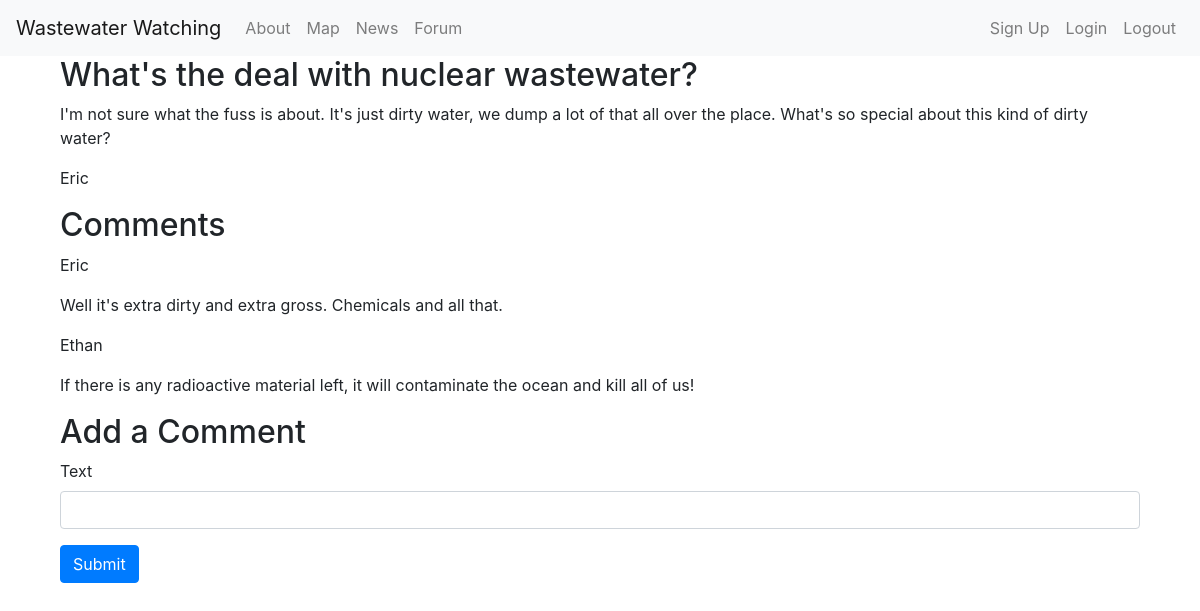
The app's page /forum/topic/1 (signed in) with its own data.
### app.py (models this page shows)
class Topic(db.Model):
    id: Mapped[int] = mapped_column(primary_key=True)
    title: Mapped[str] = mapped_column(unique=True)
    user: Mapped[str]
    description: Mapped[str]

class Comment(db.Model):
    id: Mapped[int] = mapped_column(primary_key=True)
    user: Mapped[str]
    text: Mapped[str]
    topicId: Mapped[str]

### app.py (the view, shortened to what this page needs)
@app.route('/forum/topic/<int:id>', methods=["GET", "POST"])
@login_required
def topic(id):
    topic = db.get_or_404(Topic, id)
    comments = Comment.query.filter_by(topicId=id).all()
    return render_template('forum/topic.html', topic=topic, comments=comments, name=current_user.name)

### app.py (called while the page is built)
@login_manager.user_loader
def load_user(user_id):
    return User.query.get(int(user_id))

### templates/forum/topic.html
{% extends 'base.html' %}
{% block content %}
    <div class="container">
        <h2>{{topic['title']}}</h2>
        <p>{{topic['description']}}</p>
        <p>{{topic['user']}}</p>
        <h2>Comments</h2>
        {% for comment in comments %}
        <p>{{comment['user']}}</p>
        <p>{{comment['text']}}</p>
        {% endfor %}
        <h2>Add a Comment</h2>
        <form action="/forum/topic/{{topic.id}}" method="post">
            <div class="mb-3">
                <label for="text" class="form-label">Text</label>
                <input type="text" name="text" class="form-control" id="text" aria-describedby="textContent">
            </div>
            <button type="submit" class="btn btn-primary">Submit</button>
        </form>
    </div>
{% endblock %}

### templates/base.html (shortened to what this page needs)
<!doctype html>
<html lang="en">
  <head>
    <link rel="stylesheet" href="https://stackpath.bootstrapcdn.com/bootstrap/4.3.1/css/bootstrap.min.css">
  </head>
  <body>
    <nav class="navbar navbar-default navbar-expand-md navbar-light bg-light">
        <a class="navbar-brand" href="{{ url_for('index')}}">Wastewater Watching</a>
        <div class="collapse navbar-collapse" id="navbarNav">
            <ul class="nav navbar-nav">
                <li>
                    <a class="nav-link" href="/about">About</a>
                </li>
                <li>
                    <a class="nav-link" href="/map">Map</a>
                </li>
                <li>
                    <a class="nav-link" href="/news">News</a>
                </li>
                <li>
                    <a class="nav-link" href="/forum">Forum</a>
                </li>
            </ul>
            <div class="d-flex flex-row-reverse bd-highlight">
                <ul class="nav navbar-nav my-2 my-lg-0">
                    <li>
                        <a class="nav-link" href="/signup">Sign Up</a>
                    </li>
                    <li>
                        <a class="nav-link" href="/login">Login</a>
                    </li>
                    <li>
                        <a class="nav-link" href="/logout">Logout</a>
                    </li>
                </ul>
            </div>
        </div>
    </nav>
    <div class="container">
        {% block content %} {% endblock %}
    </div>
  </body>
</html>

### records on screen
Topic: title "What's the deal with nuclear wastewater?", description "I'm not sure what the fuss is about. It's just dirty water, we dump a lot of that all over the place. What's so special about this kind of dirty water?", user "Eric"
Comment: user "Eric", text "Well it's extra dirty and extra gross. Chemicals and all that."
Comment: user "Ethan", text "If there is any radioactive material left, it will contaminate the ocean and kill all of us!"
